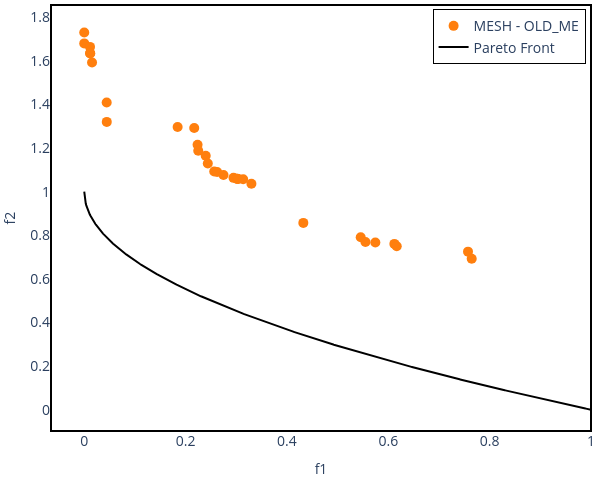

The code cell stored with this chart in its notebook:
### Markdown cell above
## Benchmark 2D:

### Code cell
pareto_front = []
num_final_solutions = 300
position_dim = 10 # Number of variables
n_pareto_points = 1000 # Number of Pareto points to be generated

experiment_name = "zdt1"

# Choosing the files
choose_global_best_attribution_type = [0] # [0, 1, 2, 3]
choose_dm_pool_type = [0] # [0, 1, 2]
choose_de_mutation_type = [0] # [0, 1, 2, 3, 4]

# Name of chosen files
file_names = [
        f"MESH_G{i+1}S{j+1}D{k+1}_{experiment_name}.pkl"
        for i in choose_global_best_attribution_type
        for j in choose_dm_pool_type
        for k in choose_de_mutation_type
    ]
num_dataset = len(file_names) # Number of dataset

##### Color setup #####
solid_colors = [mcolors.to_hex(cm.tab10(i+1)) for i in range(num_dataset)] # List with solid colors
colorscales = pc.named_colorscales() # List of color scales
num_scales = len(colorscales)
#######################

##### Marker setup #####
marker_symbols = ['circle', 'circle-open', 'diamond', 'diamond-open', 'square', 'square-open', 'x']
num_symbols = len(marker_symbols)
#######################

for i in range(num_dataset):
  with open("../scripts/results/" + file_names[i], "rb") as f:
    r = pickle.load(f)
    pareto_front.append(
      go.Scatter(x=r['combined'][1][:,0],
                   y=r['combined'][1][:,1],
                   mode='markers', 
                   marker=dict(size=10, symbol=marker_symbols[i % num_symbols], color=solid_colors[i]), #r['combined'][1][:,1], colorscale=colorscales[(i+1) % num_scales]),
                   name='MESH - ' + file_names[i][:6],
                   showlegend=True)
    )

# Creating a subplot
fig = go.Figure()

for i in range(num_dataset):
    fig.add_trace(pareto_front[i])

axis_range = None # [-0.05, 1.05]
# Setting layout
fig.update_layout(
    shapes=[
        dict(
            type="rect",
            xref="paper", yref="paper",
            x0=0, y0=0, x1=1, y1=1,
            line=dict(color="black", width=2),
            fillcolor="rgba(0,0,0,0)"  # Transparente
        )
    ],
    xaxis=dict(title=dict(text='f1', font=dict(size=14)), tickfont=dict(size=14)),
    yaxis=dict(title=dict(text='f2', font=dict(size=14)), tickfont=dict(size=14)),
    # title=dict(
    #     text='MESH - ' + experiment_name.upper(),
    #     x=0.5,  # Centering the title
    #     xanchor='center',
    #     yanchor='top'
    # ),
    legend=dict(
        x=0.99,
        y=0.99,
        xanchor="right",
        yanchor="top",
        bgcolor="rgba(255,255,255,0.8)",  # fundo leve para não colidir com os pontos
        bordercolor="black",
        borderwidth=1,
        font=dict(size=14)
    ),
    showlegend=True,
    margin=dict(l=5, r=5, b=5, t=5), # Rearrange the margin
    width=600,   # Figure width (pixels)
    height=480,  # Figure height (pixels)
    paper_bgcolor="white",
    plot_bgcolor='white'
)

# Plotting the Pareto front
real_pareto_front = get_pareto(experiment_name, n_pareto_points, position_dim, 2)
fig.add_trace(
	go.Scatter(x=real_pareto_front[:,0],
		y=real_pareto_front[:,1],
		mode='lines', line=dict(width=2, color='black'),
		name='Pareto Front',
		showlegend=True
		)
	)

# Showing the figure
fig.show()

### Figure 1 — Plotly figure (JSON) as saved in the notebook; plotly's stock layout.template omitted (floating-point values rounded to 4 significant figures; data arrays with more than 128 entries replaced by an {"elided": "..."} marker saying what was removed)
{"data": [{"marker": {"color": "#ff7f0e", "size": 10, "symbol": "circle"}, "mode": "markers", "name": "MESH - OLD_ME", "showlegend": true, "type": "scatter", "x": [0, 1.021e-07, 0.01141, 0.01144, 0.01183, 0.01539, 0.04428, 0.04446, 0.1842, 0.217, 0.2236, 0.2249, 0.2397, 0.2438, 0.2564, 0.2622, 0.2747, 0.2945, 0.3013, 0.3017, 0.3041, 0.3136, 0.3299, 0.4323, 0.5456, 0.5549, 0.5744, 0.612, 0.6166, 0.7573, 0.7646], "y": [1.73, 1.68, 1.664, 1.635, 1.634, 1.592, 1.409, 1.32, 1.296, 1.292, 1.215, 1.188, 1.165, 1.129, 1.092, 1.09, 1.076, 1.063, 1.059, 1.059, 1.058, 1.057, 1.036, 0.8566, 0.7905, 0.7693, 0.7667, 0.7604, 0.7497, 0.7249, 0.6921]}, {"line": {"color": "black", "width": 2}, "mode": "lines", "name": "Pareto Front", "showlegend": true, "type": "scatter", "x": {"elided": "1000 float values"}, "y": {"elided": "1000 float values"}}], "layout": {"height": 480, "legend": {"bgcolor": "rgba(255,255,255,0.8)", "bordercolor": "black", "borderwidth": 1, "font": {"size": 14}, "x": 0.99, "xanchor": "right", "y": 0.99, "yanchor": "top"}, "margin": {"b": 5, "l": 5, "r": 5, "t": 5}, "paper_bgcolor": "white", "plot_bgcolor": "white", "shapes": [{"fillcolor": "rgba(0,0,0,0)", "line": {"color": "black", "width": 2}, "type": "rect", "x0": 0, "x1": 1, "xref": "paper", "y0": 0, "y1": 1, "yref": "paper"}], "showlegend": true, "width": 600, "xaxis": {"tickfont": {"size": 14}, "title": {"font": {"size": 14}, "text": "f1"}}, "yaxis": {"tickfont": {"size": 14}, "title": {"font": {"size": 14}, "text": "f2"}}}}
